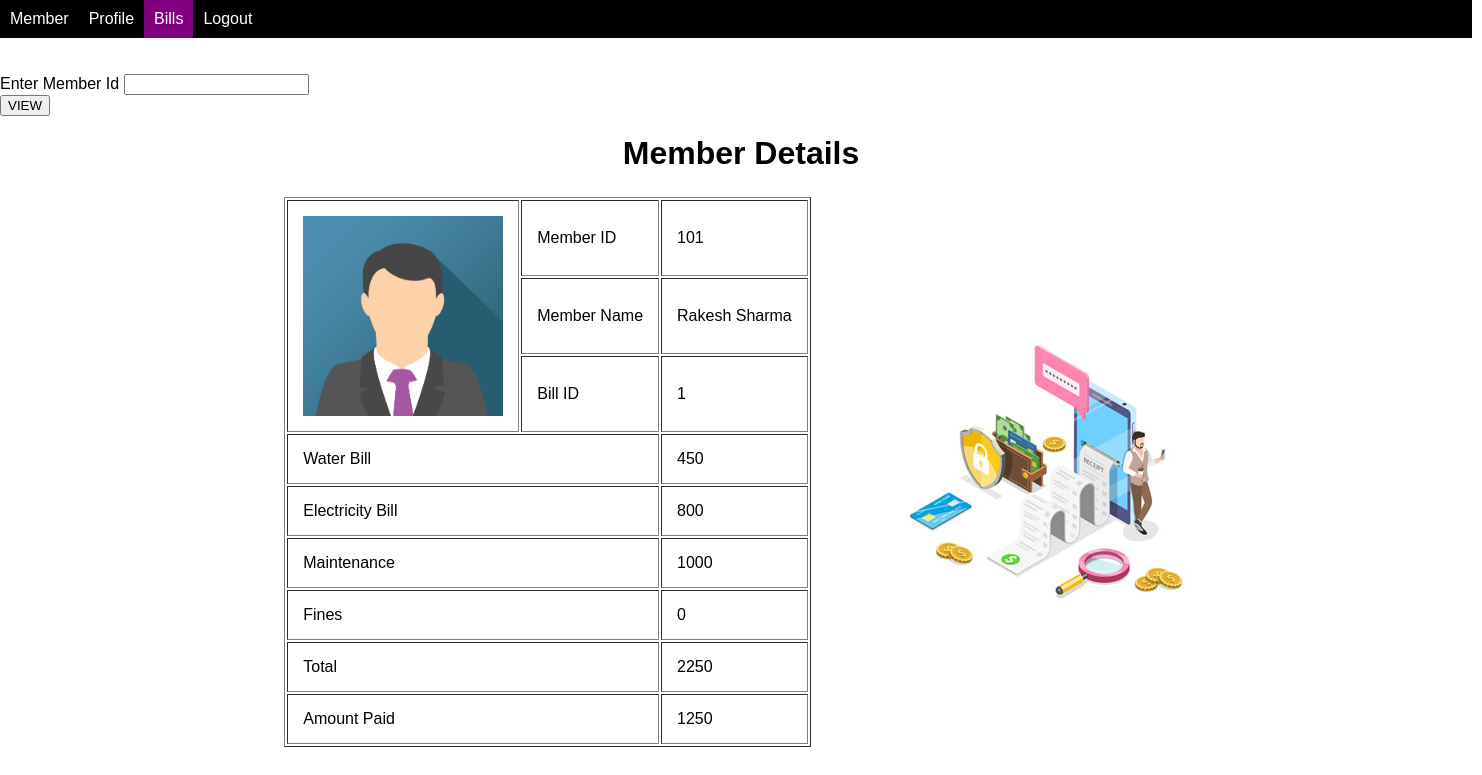
/viewAd.php?mid=101, run on the app's committed database.
### tables this page shows
CREATE TABLE `bill` (
  `bid` int(100) NOT NULL,
  `member_id` int(100) NOT NULL,
  `water_bill` int(100) NOT NULL,
  `electricity_bill` int(100) NOT NULL,
  `maintenance` int(100) NOT NULL,
  `fines` int(100) NOT NULL,
  `amt_paid` int(100) NOT NULL
);

CREATE TABLE `profile` (
  `member_id` int(100) NOT NULL,
  `member_name` varchar(100) NOT NULL,
  `wife_name` varchar(100) NOT NULL,
  `son_name` varchar(100) NOT NULL,
  `daughter_name` varchar(100) NOT NULL,
  `flats` int(100) NOT NULL,
  `post` varchar(100) NOT NULL,
  `type` varchar(100) NOT NULL
);

### viewAd.php (the view, shortened to what this page needs)
<html>
<head>
<link rel="stylesheet" href="style.css">
</head>
<body alink=white vlink=white link=white background="b3.jpg"  >
<table cellpadding="10" cellspacing="0">
<tr>
<font color=white>
<td bgcolor=black>  <a href="Member.php" style="text-decoration:none">Member</a></td>
<td bgcolor=black>  <a href="ProfileAd.php" style="text-decoration:none">Profile</a></td>
<td bgcolor=purple>  <a href="BillsAd.php" style="text-decoration:none">Bills</a></td>
<td bgcolor=black>  <a  href="Login.php" style="text-decoration:none">Logout</a></td>
<td bgcolor=black style="padding-right:1200px;"></td>
</font>
</tr>
</table>
<br><br><form action="viewAd.php" method=get>
<font color=black>
Enter Member Id <input type=text name=mid><br></font>
<input type=Submit value=VIEW></form>
<table align=center>
<tr><th colspan=3><h1>Member Details</h1></th></tr>
<tr>
<td>
<font color=white>
<table align=center border=1 cellpadding="15" >
<td rowspan=3> <img src="p2.png" alt="img" height=200 width=200></td>
<td>Member ID</td>
<td><?php
$conn = OpenCon();
$mid = mysqli_real_escape_string($conn, $_REQUEST['mid']);
$sql = "SELECT * FROM bill where member_id=".$mid;
$result = $conn->query($sql);
if ($result->num_rows > 0) {
  while($row = $result->fetch_assoc()) {
    echo $row["member_id"];
  }
}
?></td>
</tr>
<tr align=center>
<td>Member Name</td>
<td><?php
$sql = "SELECT * FROM profile where member_id=".$mid;
$result = $conn->query($sql);
if ($result->num_rows > 0) {
  while($row = $result->fetch_assoc()) {
    echo $row["member_name"];
  }
}
?>
</td>
</tr>
<tr>
<td>Bill ID</td>
<td><?php
$sql = "SELECT * FROM bill where member_id=".$mid;
$result = $conn->query($sql);
if ($result->num_rows > 0) {
  while($row = $result->fetch_assoc()) {
    echo $row["bid"];
  }
}
?>
</td>
</tr>
<tr>
<td colspan=2>Water Bill</td>
<td><?php
$sql = "SELECT * FROM bill where member_id=".$mid;
$result = $conn->query($sql);
if ($result->num_rows > 0) {
  while($row = $result->fetch_assoc()) {
    echo $row["water_bill"];
  }
}
?>
</td>
</tr>
<tr>
<td colspan=2>Electricity Bill</td>
<td>
<?php
$sql = "SELECT * FROM bill where member_id=".$mid;
$result = $conn->query($sql);
if ($result->num_rows > 0) {
  while($row = $result->fetch_assoc()) {
    echo $row["electricity_bill"];
  }
}
?></td>
</tr>
<tr>
<td colspan=2>Maintenance</td>
<td>
<?php
$sql = "SELECT * FROM bill where member_id=".$mid;
$result = $conn->query($sql);
if ($result->num_rows > 0) {
  while($row = $result->fetch_assoc()) {
    echo $row["maintenance"];
  }
}
?></td>
</tr>
<tr>
<td colspan=2>Fines</td>
<td><?php
$sql = "SELECT * FROM bill where member_id=".$mid;
$result = $conn->query($sql);
if ($result->num_rows > 0) {
  while($row = $result->fetch_assoc()) {
    echo $row["fines"];
  }
}
?></td>
</tr>
<tr>
<td colspan=2>Total</td>
<td><?php
$sql = "SELECT * FROM bill where member_id=".$mid;
$result = $conn->query($sql);
if ($result->num_rows > 0) {
  while($row = $result->fetch_assoc()) {
    echo $row["water_bill"]+$row["electricity_bill"]+$row["maintenance"]+$row["fines"];
  }
}
?></td>
</tr>
<tr>
<td colspan=2>Amount Paid</td>
<td><?php
$sql = "SELECT * FROM bill where member_id=".$mid;
$result = $conn->query($sql);
if ($result->num_rows > 0) {
  while($row = $result->fetch_assoc()) {
    echo $row["amt_paid"];
  }
}
?></td>
</tr>
</table>
<td style="padding-right:80px;"></td>
<td> <img src="b1.jpg">
</td>
</body>
</html>

### style.css (style rules this page uses)
body { margin: 0; font-family: Arial, Helvetica, sans-serif; }

### data on the page
bill: member "101", bid "1", water_bill "450", electricity_bill "800", maintenance "1000", fines "0", $row["water_bill"]+$row["electricity_bill"]+$row["maintenance"]+$row["fines"] "2250", amt_paid "1250"
profile: member_name "Rakesh Sharma"
